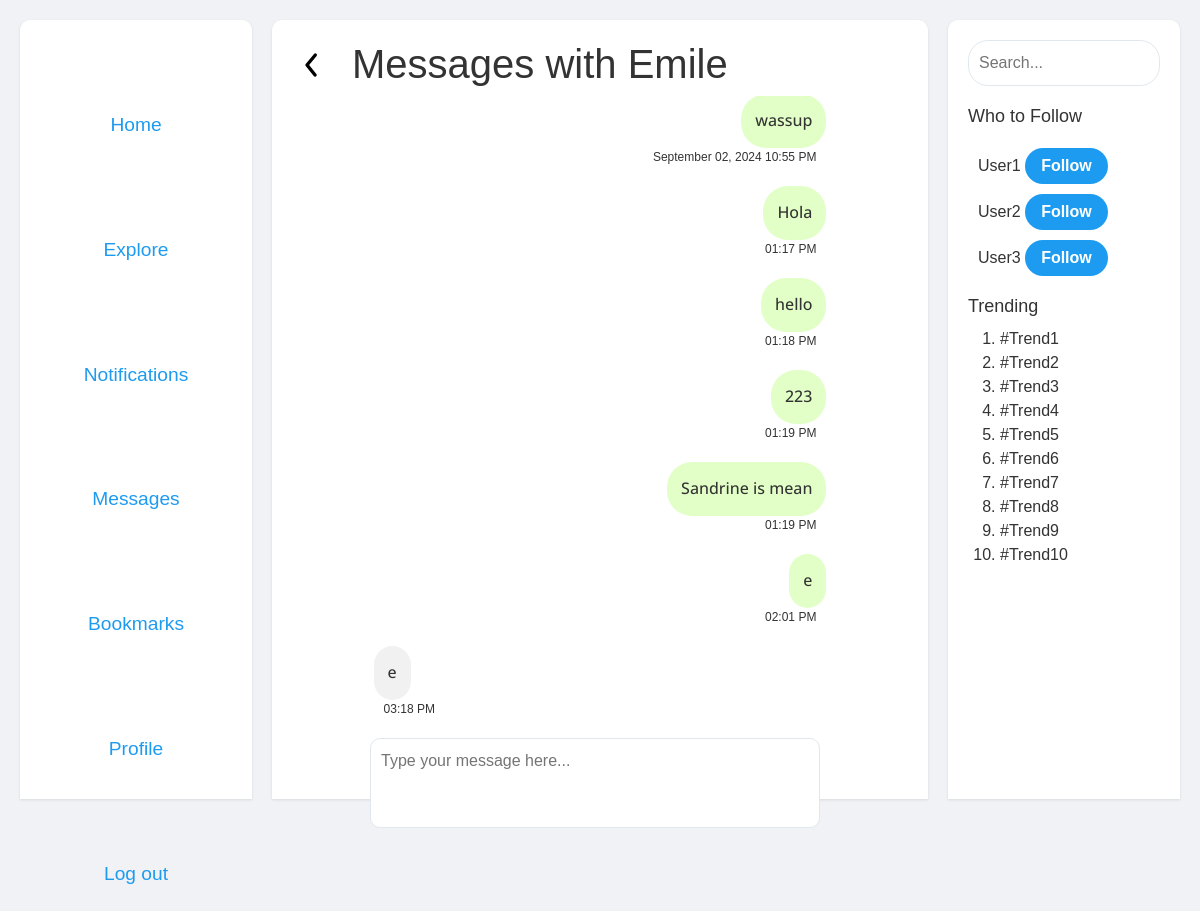
/messages/1 (signed in), run on the app's committed database.
### tables this page shows
CREATE TABLE users (
    id INTEGER PRIMARY KEY AUTOINCREMENT,
    username TEXT UNIQUE NOT NULL,
    password TEXT NOT NULL,  -- You should hash passwords before storing them
    email TEXT UNIQUE,
    created_at DATETIME DEFAULT CURRENT_TIMESTAMP
);

CREATE TABLE messages (
    sender_id INTEGER NOT NULL,      -- The ID of the sender
    receiver_id INTEGER NOT NULL,    -- The ID of the receiver
    message TEXT NOT NULL,           -- The text content of the message
    message_id INTEGER PRIMARY KEY AUTOINCREMENT -- Unique ID for each message
, timestamp TIMESTAMP DEFAULT CURRENT_TIMESTAMP);

### app.py (the view, shortened to what this page needs)
@app.route('/messages/<int:contact_id>', methods=['GET', 'POST'])
@login_required
def messages(contact_id):
    if 'user_id' not in session:
        return redirect(url_for('login'))
    user_id = session['user_id']
    messages = db.execute('''
        SELECT * FROM messages
        WHERE (sender_id = ? AND receiver_id = ?) OR (sender_id = ? AND receiver_id = ?)
        ORDER BY timestamp
    ''', int(user_id), int(contact_id), int(contact_id), int(user_id))
    contact1 = db.execute('SELECT username FROM users WHERE id = ?', (user_id,))
    contact2 = db.execute('SELECT username FROM users WHERE id = ?', (contact_id,))
    return render_template('messages.html', messages=messages, contact1=contact1[0]['username'], contact2=contact2[0]['username'], contact_me=contact_id)

### helpers.py (called while the page is built)
def login_required(f):
    @wraps(f)
    def decorated_function(*args, **kwargs):
        if session.get("user_id") is None:
            return redirect("/login")
        return f(*args, **kwargs)
    return decorated_function

def format_timestamp(timestamp):
    spain_tz = pytz.timezone('Europe/Madrid')
    if isinstance(timestamp, str):
        try:
            timestamp = datetime.fromisoformat(timestamp)  # Adjust if your string format is different
        except ValueError:
            return "Invalid date"  # Handle the error as appropriate
    if timestamp.tzinfo is None:
        timestamp = spain_tz.localize(timestamp)
    else:
        timestamp = timestamp.astimezone(spain_tz)
    now = datetime.now(spain_tz)
    is_today = timestamp.date() == now.date()
    if is_today:
        return timestamp.strftime('%I:%M %p')  # 12-hour format without seconds
    else:
        return timestamp.strftime('%B %d, %Y %I:%M %p')  # Full month name, day, and year

### templates/messages.html (shortened to what this page needs)
{% extends "layout.html" %}
{% block main %}
<div class="messages-header">
    <a href="/contacts"><img class="backwards-arrow" src="{{ url_for('static', filename='images/arrow-ios-back.svg') }}" alt="Back to main"></a>
    <h1>Messages with {{ contact2 }}</h1>
</div>
<div class="messages-container" id="messages-container">
    <div class="messages">
        {% for message in messages %}
            <div class="{{ 'message-sent' if message.sender_id == session['user_id'] else 'message-received' }}">
                <p>{{ message.message }}</p>
            </div>
            <span class="{{ 'message-sent1' if message.sender_id == session['user_id'] else 'message-received1' }}">
                {{ message.timestamp | format_timestamp }}
            </span>
        {% endfor %}
    </div>
    <form id="message-form" action="/messages/{{ contact_me }}" method="post">
        <textarea autofocus id="message-textarea" name="message" placeholder="Type your message here..."></textarea>
    </form>
</div>
{% endblock %}

### static/css/styles.css (style rules this page uses)
html, body { height: 100%; margin: 0; padding: 0; }
body { font-family: Arial, sans-serif; margin: 0; padding: 0; background-color: #f0f2f5; color: #333; display: flex; overflow-y: hidden; }
.messages { flex-grow: 1; padding: 20px; overflow-y: hidden; display: flex; flex-direction: column; }
.messages-container { display: flex; flex-direction: column; align-items: center; height:100%; overflow-y: auto }
.messages-container textarea { padding:10px; border: 1px solid #e1e8ed; width:450px; font-size: 16px; resize: none; border-radius:10px; margin-right:20px; margin-left:10px; padding-bottom:30px; }
.messages { width: 80%; max-height: 730px; overflow-y: scroll; word-wrap: break-word; overflow-wrap: break-word; word-break: break-all; }
.message-sent, .message-received { margin-top: 20px; padding: 14px; padding-bottom:0px; border-radius: 25px; font-family: "Open Sans", sans-serif; font-optical-sizing: auto; font-weight: 500; font-style: normal; font-variation-settings: "wdth" 99.6; }
.message-sent { background-color: #e1ffc7; align-self: flex-end; }
.message-received { background-color: #f1f1f1; align-self: flex-start; }
.message-sent1 { background-color: transparent; align-self: flex-end; font-size:12px; padding-right:10px; }
.message-received1 { background-color: transparent; align-self: flex-start; font-size:12px; padding-left:10px; }
.backwards-arrow { margin-top:5px; margin-right:20px; width:40px; }
.messages-header { display:flex; flex-direction:row; }
.messages { scrollbar-width: thin; scrollbar-color: #888 transparent; }

### data on the page
users: username "Emile"
messages: message "wassup", timestamp "September 02, 2024 10:55 PM"
messages: message "Hola", timestamp "01:17 PM"
messages: message "hello", timestamp "01:18 PM"
messages: message "223", timestamp "01:19 PM"
messages: message "Sandrine is mean", timestamp "01:19 PM"
messages: message "e", timestamp "02:01 PM"
messages: message "e", timestamp "03:18 PM"
